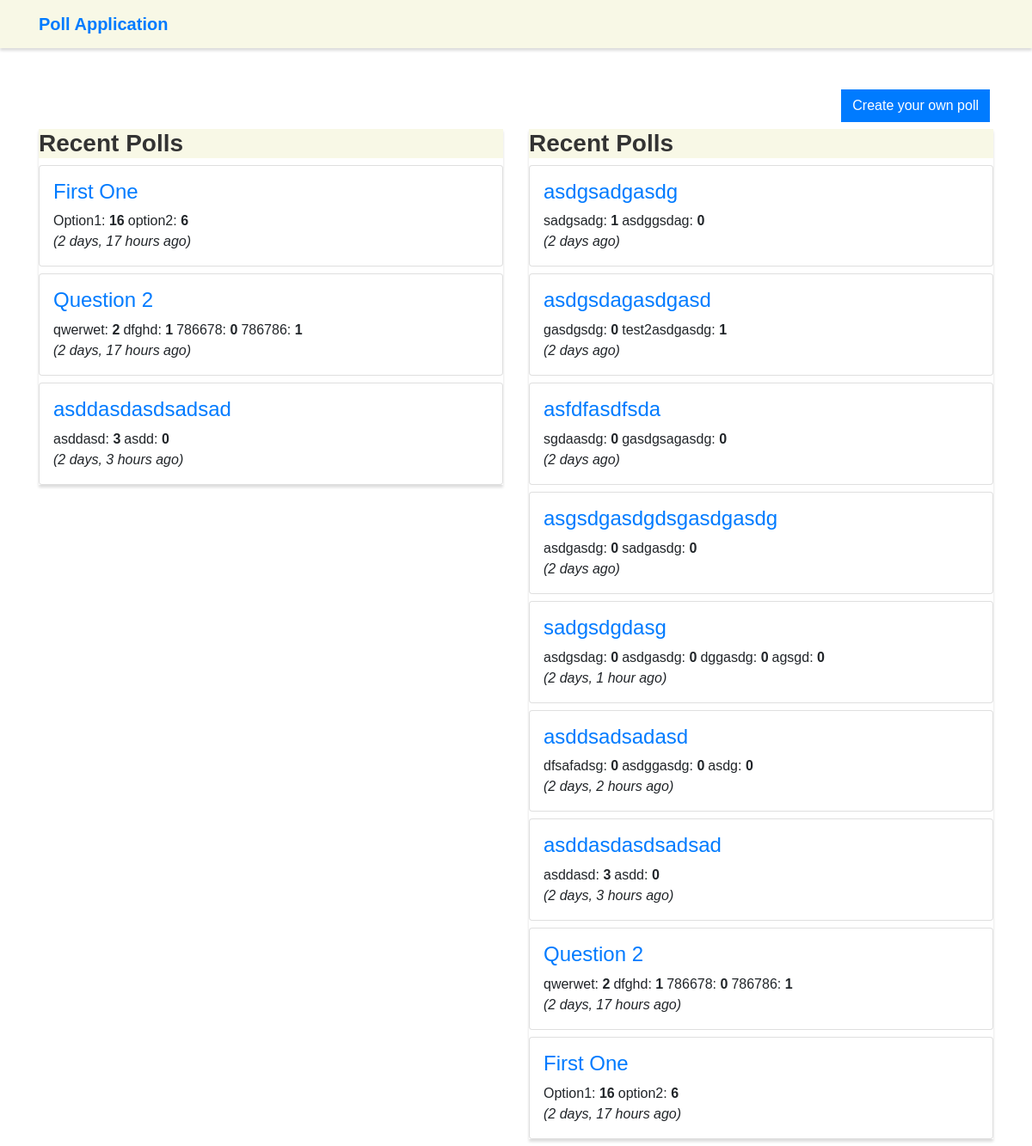
The app's page /, older data.
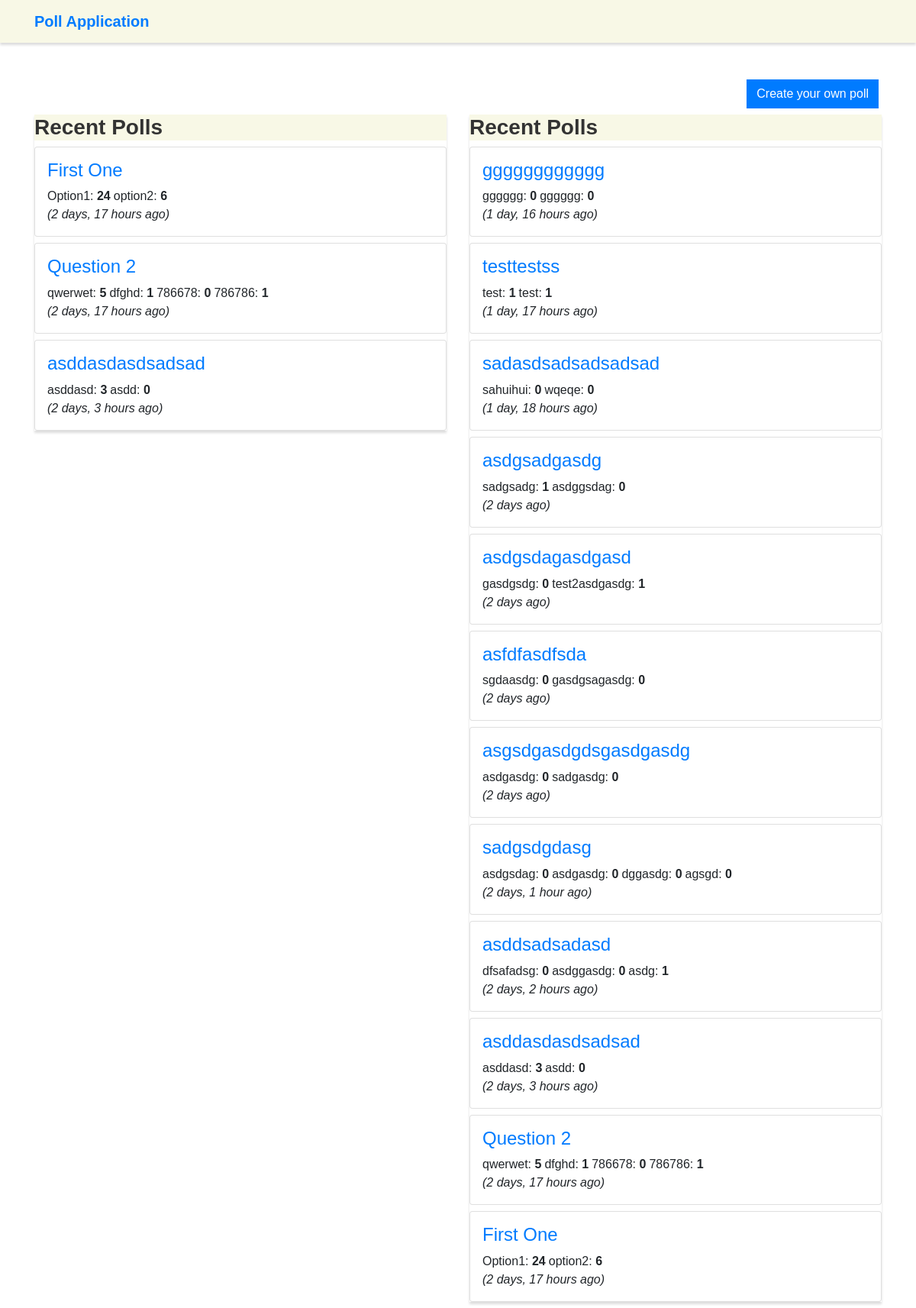
The same page, newer data.
### poll_project/poll/models.py (models this page shows)
class Poll(models.Model):
    question = models.TextField(unique=True)
    date_created = models.DateTimeField(auto_now_add=True)
    date_updated = models.DateTimeField(auto_now=True)

class PollOption(models.Model):
    name = models.CharField(max_length=30)
    poll = models.ForeignKey(Poll, on_delete=models.CASCADE, related_name='options')
    date_created = models.DateTimeField(auto_now_add=True)
    date_updated = models.DateTimeField(auto_now=True)

### poll_project/poll/views.py (the view)
# urls.py: 2. Add a URL to urlpatterns:  path('', views.home, name='home')
def home(request):
    most_recent_pools = Poll.objects.order_by('-date_created')
    top_3_polls = Poll.objects.annotate(votes_count=django.db.models.Count('votes')).order_by('-votes_count')[:3]
    vots = Poll.objects.annotate(votes_count=django.db.models.Count('votes')).order_by('-votes_count')[:3]
    context = {
        'polls': most_recent_pools,
        'top_3_polls': top_3_polls,
    }
    return render(request, 'poll/home.html', context)

### poll_project/poll/templates/poll/home.html (shortened to what this page needs)
{% extends "poll/base.html" %}
{% load humanize %}
{% block main %}
<div class="row m-1 d-flex justify-content-end">
    <a href="{% url 'create' %}" class="btn btn-primary">Create your own poll</a>
</div>
<div class="row mt-2">
    <div class="col-lg-6">
        <div class="panel panel-default">
            <div class="panel-heading">
                <h3 class="panel-title">Recent Polls</h3>
            </div>
            <div class="" >
                {% for poll in top_3_polls %}
                    <div class="card mb-2 pl-3 pt-3">
                        <a class="text-decoration-underline" href="{% url 'vote' poll.id %}" ><h4>{{ poll.question }}</h4></a>
                        <div class="d-flex flex-row">
                        {% for poll_option in poll.options.all %}
                                <span class="mr-1">{{ poll_option.name }}: <strong>{{ poll_option.votes.count }}</strong></span>
                        {% endfor %}
                        </div>
                        <p class="relative-time"> ({{ poll.date_created|naturaltime  }})</p>
                    </div>
                {% endfor %}
            </div>
        </div>
    </div>
    <div class="col-lg-6">
        <div class="panel panel-default">
            <div class="panel-heading">
                <h3 class="panel-title">Recent Polls</h3>
            </div>
            <div class="" >
                {% for poll in polls %}
                    <div class="card mb-2 pl-3 pt-3">
                        <a class="" href="{% url 'vote' poll.id %}" >
                            <h4>{{ poll.question }}</h4></a>
                        <div class="d-flex flex-row">
                        {% for poll_option in poll.options.all %}
                                <span class="mr-1">{{ poll_option.name }}: <strong>{{ poll_option.votes.count }}</strong></span>
                        {% endfor %}
                        </div>
                        <p class="relative-time"> ({{ poll.date_created|naturaltime  }})</p>
                    </div>
                {% endfor %}
            </div>
        </div>
    </div>
</div>
{% endblock %}

### poll_project/poll/templates/poll/base.html (shortened to what this page needs)
{% load static %}
<!DOCTYPE html>
<html lang="en">
	<head>
		<link rel="stylesheet" href="https://stackpath.bootstrapcdn.com/bootstrap/4.4.1/css/bootstrap.min.css">
		<link rel="stylesheet" type="text/css" href="{% static 'css/style.css' %}" />
    	<link rel="stylesheet" href="https://cdnjs.cloudflare.com/ajax/libs/Chart.js/2.8.0/Chart.min.css" />
	</head>
	<body>
		<nav class="navbar navbar-default mb-5" role="navigation">
			<div class="container">
				<div class="navbar-header">
					<a class="navbar-brand" href="{% url 'home' %}">Poll Application</a>
				</div>
			</div>
		</nav>
		<div class="container">
			{% block main %}{% endblock %}
		</div>
	</body>
</html>

### poll_project/static/css/style.css (style rules this page uses)
.navbar-default, .btn, .form-control, .panel { border-radius: 0; }
.navbar-default { background-color: rgba(245, 245, 220, .7); border-color: rgba(245, 245, 220, .6); box-shadow: 0px 3px 3px 0px #ddd; }
.panel-default > .panel-heading { color: #333; background-color: rgba(245, 245, 220, .7); border-color: rgba(245, 245, 220, .6); border-top-left-radius: 0; border-top-right-radius: 0; }
.panel { box-shadow: 0px 3px 3px 0px #ddd; }
a.navbar-brand, .panel-title { font-weight: bolder; }
.relative-time { font-style: italic; color: #as2133 ; }
body { font-family:sans-serif; }

Row changes from the older to the newer data that the page shows:
computed for PollOption "Option1": votes.count "16" → "24"
computed for PollOption "qwerwet": votes.count "2" → "5"
added Poll: question "gggggggggggg", date_created "1 day, 16 hours ago", shown under "Recent Polls"
added PollOption: name "gggggg", votes.count "0", shown under "gggggggggggg"
added PollOption: name "gggggg", votes.count "0", shown under "gggggggggggg"
added Poll: question "testtestss", date_created "1 day, 17 hours ago", shown under "Recent Polls"
added PollOption: name "test", votes.count "1", shown under "testtestss"
added PollOption: name "test", votes.count "1", shown under "testtestss"
added Poll: question "sadasdsadsadsadsad", date_created "1 day, 18 hours ago", shown under "Recent Polls"
added PollOption: name "sahuihui", votes.count "0", shown under "sadasdsadsadsadsad"
added PollOption: name "wqeqe", votes.count "0", shown under "sadasdsadsadsadsad"
computed for PollOption "asdg": votes.count "0" → "1"
